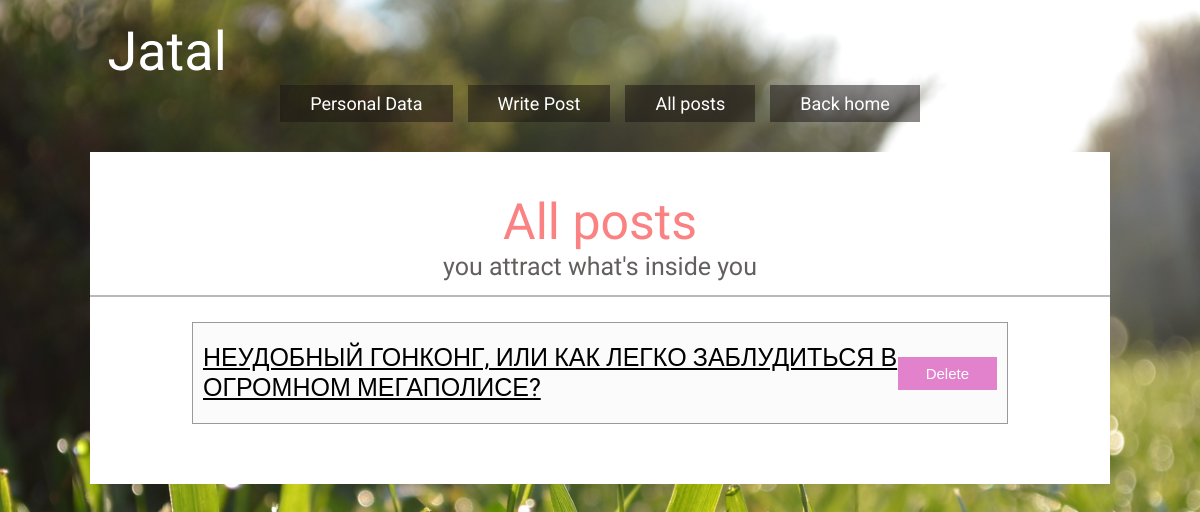
/cabinet/cabinetposts/ (signed in), run on an earlier commit of the app's database.
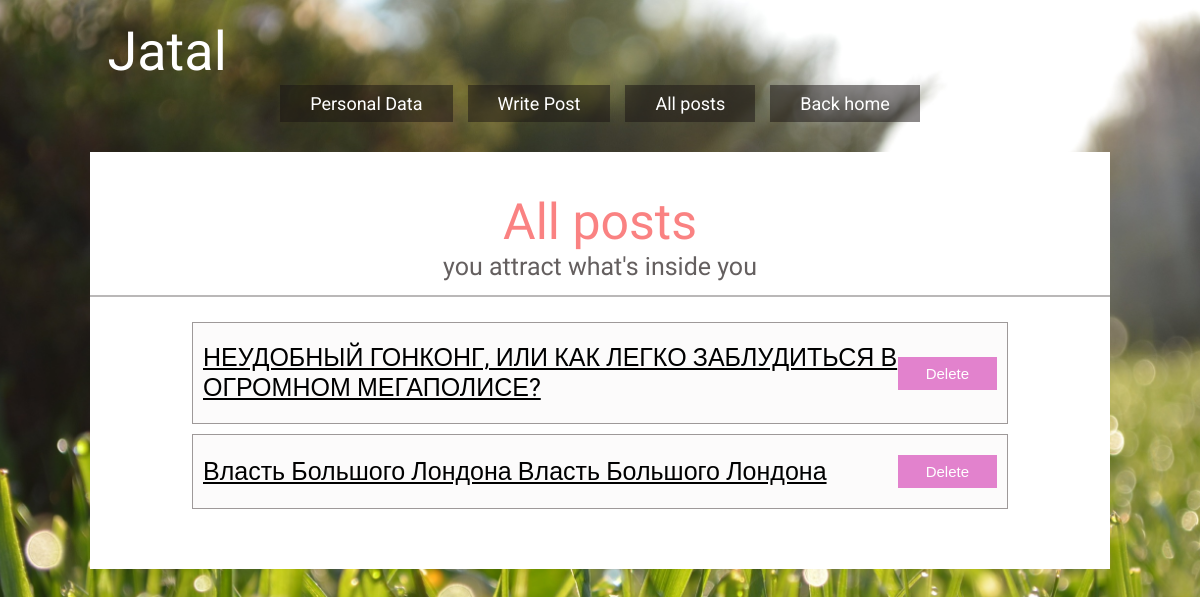
And on a later commit of the database.
### personalcabinet/models.py (models this page shows, shortened)
class Post(models.Model):
    title = models.CharField(max_length=255, verbose_name='title')
    photo = models.ImageField(upload_to='images/', verbose_name='photo')
    text = models.TextField(verbose_name='text')
    topic = models.ForeignKey(Topic, on_delete=models.CASCADE)
    author = models.ForeignKey(User, on_delete=models.CASCADE)
    date_create = models.DateTimeField(auto_now=True, db_index=True)
    class Meta:
        verbose_name = 'Пост'
        verbose_name_plural = 'Посты'

### personalcabinet/views.py (the view)
# urls.py: path('cabinetposts/', cabinet_posts, name='cabinet_posts'),
@login_required
def cabinet_posts(request):
    posts = Post.objects.filter(author=request.user)
    context = {
        'posts': posts
    }
    return render(request, 'personal-allpost.html', context)

### templates/personal-allpost.html
{% extends 'layout/cabinetbase.html' %}
{% load static %}
{% block cabinet %}
    <div class="cabinet__content">
        <div class="pers__allpost-header">
            <div class="pers__allpost-title">All posts</div>
            <div class="pers__allpost-subtitle">you attract what's inside you</div>
        </div>
        <div class="pers__allpost-inner">
            {% for post in posts %}
                <div class="allpost__item">
                    <a href="{% url 'single_post' post.pk %}" class="allpost__title">{{ post.title }}</a>
                    <a href="#">
                        <button type="submit" class="allpost__btn">Delete</button>
                    </a>
                </div>
            {% endfor %}
        </div>
    </div>
{% endblock %}

What changed in the data, as far as the page shows it:
added Post: title "Власть Большого Лондона Власть Большого Лондона"
